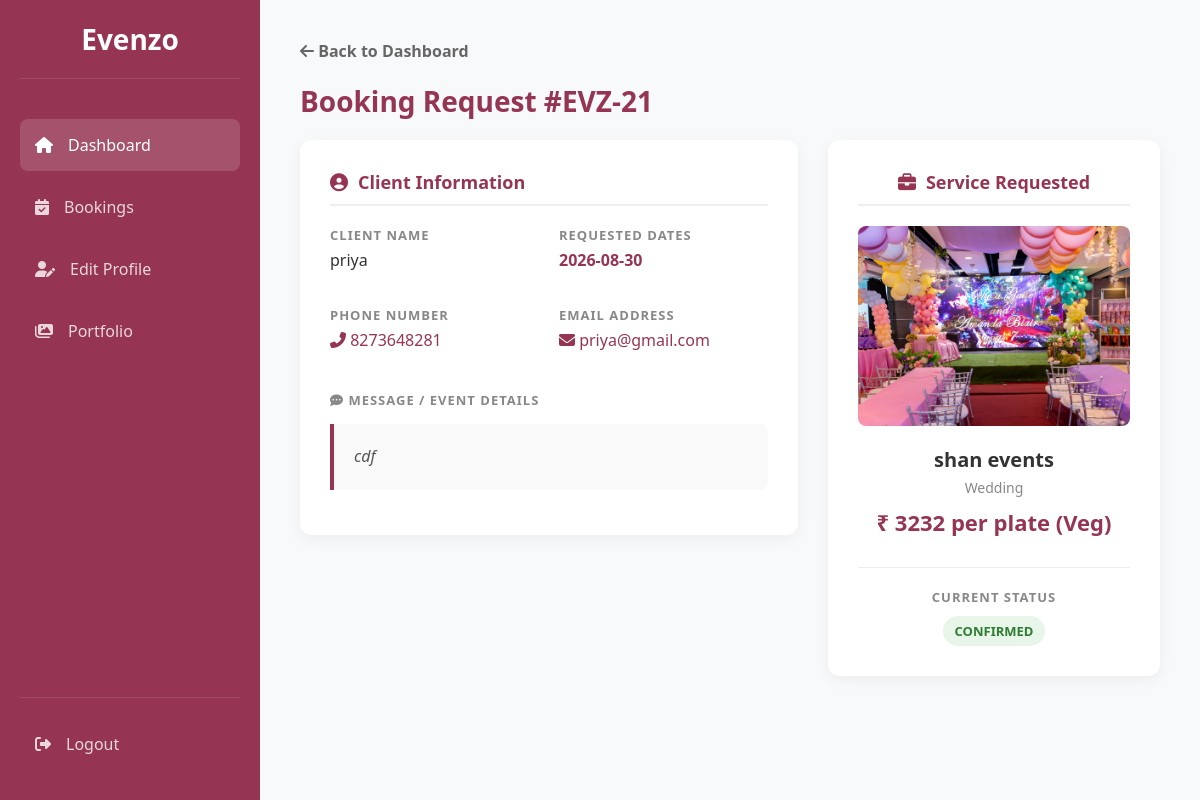
The app's page /view_booking/21 (signed in) with its own data.
### tables this page shows
CREATE TABLE bookings (
            id INTEGER PRIMARY KEY AUTOINCREMENT,
            client_id INTEGER NOT NULL,
            manager_id INTEGER NOT NULL,
            service_id INTEGER,
            event_date DATE NOT NULL,
            status TEXT DEFAULT 'pending', -- pending, confirmed, rejected
            total_amount REAL,
            payment_status TEXT DEFAULT 'unpaid',
            created_at TIMESTAMP DEFAULT CURRENT_TIMESTAMP, client_phone TEXT, client_message TEXT, selected_package TEXT, event_location TEXT, cancelled_by TEXT, cancel_reason TEXT, transaction_id TEXT, receipt_number TEXT,
            FOREIGN KEY (client_id) REFERENCES users (id),
            FOREIGN KEY (manager_id) REFERENCES users (id),
            FOREIGN KEY (service_id) REFERENCES services (id)
        );

CREATE TABLE users (
            id INTEGER PRIMARY KEY AUTOINCREMENT,
            full_name TEXT NOT NULL,
            email TEXT UNIQUE NOT NULL,
            password TEXT NOT NULL,
            role TEXT CHECK(role IN ('user', 'admin', 'eventmanager')) NOT NULL,
            is_approved INTEGER DEFAULT 0, -- 0=Pending, 1=Approved by Admin
            created_at TIMESTAMP DEFAULT CURRENT_TIMESTAMP
        , reset_otp TEXT, is_active INTEGER DEFAULT 1);

CREATE TABLE services (
                id INTEGER PRIMARY KEY AUTOINCREMENT,
                manager_id INTEGER NOT NULL,
                category TEXT,
                service_name TEXT NOT NULL,
                service_location TEXT,       
                services_offered TEXT,       
                experience_years INTEGER,    
                pricing TEXT,                
                images TEXT,                 
                description TEXT, unavailable_dates TEXT, pkg_basic_name TEXT DEFAULT 'Basic (Silver)', pkg_basic_price REAL DEFAULT 0.0, pkg_basic_desc TEXT, pkg_premium_name TEXT DEFAULT 'Premium (Gold)', pkg_premium_price REAL DEFAULT 0.0, pkg_premium_desc TEXT, pkg_luxury_name TEXT DEFAULT 'Luxury (Platinum)', pkg_luxury_price REAL DEFAULT 0.0, pkg_luxury_desc TEXT, package_tier TEXT DEFAULT 'Standard', is_active INTEGER DEFAULT 1,
                FOREIGN KEY (manager_id) REFERENCES users (id) ON DELETE CASCADE
            );

### app.py (the view)
@app.route('/view_booking/<int:booking_id>')
def view_booking(booking_id):
    if 'user_id' not in session or session['role'] != 'eventmanager':
        return redirect(url_for('index'))
    conn = get_db_connection()
    booking = conn.execute('''
        SELECT b.*, u.full_name as client_name, u.email as client_email,
               s.service_name, s.category, s.pricing, s.images, s.package_tier
        FROM bookings b
        JOIN users u ON b.client_id = u.id
        LEFT JOIN services s ON b.service_id = s.id
        WHERE b.id=? AND b.manager_id=?
    ''', (booking_id, session['user_id'])).fetchone()
    conn.close()
    if not booking:
        flash("Booking not found.")
        return redirect(url_for('dashboard'))
    return render_template('view_booking.html', booking=booking)

### app.py (called while the page is built)
def get_db_connection():
    conn = sqlite3.connect('database.db', timeout=10)
    conn.row_factory = sqlite3.Row
    conn.execute("PRAGMA foreign_keys = ON")
    return conn

### frontend/templates/view_booking.html (shortened to what this page needs)
<!DOCTYPE html>
<html lang="en">
<head>
    <link rel="stylesheet" href="https://cdnjs.cloudflare.com/ajax/libs/font-awesome/6.4.0/css/all.min.css">
</head>
<body>
    <div class="sidebar">
        <div class="logo">Evenzo</div>
        <nav class="nav-menu">
            <a href="{{ url_for('dashboard') }}" class="nav-item active"><i class="fas fa-home"></i> Dashboard</a>
            <a href="{{ url_for('dashboard') }}" class="nav-item"><i class="fas fa-calendar-check"></i> Bookings</a>
            <a href="{{ url_for('edit_profile') }}" class="nav-item"><i class="fas fa-user-edit"></i> Edit Profile</a>
            <a href="{{ url_for('portfolio') }}" class="nav-item"><i class="fas fa-images"></i> Portfolio</a>
        </nav>
        <div class="logout-container">
            <a href="{{ url_for('logout') }}" class="nav-item"><i class="fas fa-sign-out-alt"></i> Logout</a>
        </div>
    </div>
    <div class="main-content">
        <a href="{{ url_for('dashboard') }}" class="back-btn"><i class="fas fa-arrow-left"></i> Back to Dashboard</a>
        <h1 class="header-title">Booking Request #EVZ-{{ booking.id }}</h1>
        <div class="details-grid">
            <div class="card">
                <div class="card-header"><i class="fas fa-user-circle"></i> Client Information</div>
                <div style="display: grid; grid-template-columns: 1fr 1fr; gap: 20px; margin-bottom: 25px;">
                    <div class="info-row">
                        <div class="info-label">Client Name</div>
                        <div class="info-value">{{ booking.client_name }}</div>
                    </div>
                    <div class="info-row">
                        <div class="info-label">Requested Dates</div>
                        <div class="info-value" style="color: var(--primary); font-weight: bold;">{{ booking.event_date }}</div>
                    </div>
                    <div class="info-row">
                        <div class="info-label">Phone Number</div>
                        <div class="info-value"><a href="tel:{{ booking.client_phone }}"><i class="fas fa-phone-alt"></i> {{ booking.client_phone }}</a></div>
                    </div>
                    <div class="info-row">
                        <div class="info-label">Email Address</div>
                        <div class="info-value"><a href="mailto:{{ booking.client_email }}"><i class="fas fa-envelope"></i> {{ booking.client_email }}</a></div>
                    </div>
                </div>
                <div class="info-row">
                    <div class="info-label"><i class="fas fa-comment-dots"></i> Message / Event Details</div>
                    <div class="message-box">
                        {{ booking.client_message if booking.client_message else "The client did not provide any additional details." }}
                    </div>
                </div>
            </div>
            <div class="card portfolio-preview">
                <div class="card-header" style="justify-content: center;"><i class="fas fa-briefcase"></i> Service Requested</div>
                {% if booking.service_name %}
                    {% set raw_imgs = booking.images.split(',') if booking.images else [] %}
                    {% set clean_imgs = raw_imgs | reject('equalto', '') | list %}
                    {% if clean_imgs|length > 0 %}
                        <img src="{{ url_for('uploaded_file', filename=clean_imgs[0]) }}" alt="Service Image">
                    {% else %}
                        <div style="width: 100%; height: 200px; background: #eee; border-radius: 8px; display: flex; align-items: center; justify-content: center; color: #aaa; margin-bottom: 15px;">No Image</div>
                    {% endif %}
                    <h3 style="color: #333; font-size: 20px;">{{ booking.service_name }}</h3>
                    <p style="color: #888; font-size: 14px; margin-top: 5px;">{{ booking.category }}</p>
                    <div class="portfolio-price">₹ {{ booking.pricing }}</div>
                {% else %}
                    <h3 style="color: #666; margin: 40px 0;">Custom Package Request</h3>
                    <p style="color: #888;">The client has requested a custom service not tied to a specific portfolio item.</p>
                {% endif %}
                <div style="margin-top: 30px; padding-top: 20px; border-top: 1px solid #eee;">
                    <div class="info-label" style="margin-bottom: 10px;">Current Status</div>
                    <span class="status-badge status-{{ booking.status|lower }}">{{ booking.status }}</span>
                </div>
            </div>
        </div>
    </div>
</body>
</html>

### frontend/templates/view_booking.html (style rules this page uses)
:root { --primary: #953553; --bg-light: #f8f9fa; --sidebar-width: 260px; --text-dark: #333; }
* { margin: 0; padding: 0; box-sizing: border-box; font-family: 'Segoe UI', Tahoma, Geneva, Verdana, sans-serif; }
body { background-color: var(--bg-light); display: flex; min-height: 100vh; }
.sidebar { width: var(--sidebar-width); background-color: var(--primary); height: 100vh; position: fixed; left: 0; top: 0; color: white; padding: 20px; display: flex; flex-direction: column; z-index: 1000; }
.sidebar .logo { font-size: 28px; font-weight: bold; margin-bottom: 40px; text-align: center; border-bottom: 1px solid rgba(255,255,255,0.1); padding-bottom: 20px; }
.nav-menu { list-style: none; flex-grow: 1; }
.nav-item { padding: 15px; margin-bottom: 10px; border-radius: 8px; cursor: pointer; transition: 0.3s; display: flex; align-items: center; gap: 15px; color: rgba(255,255,255,0.8); text-decoration: none; }
.nav-item:hover, .nav-item.active { background-color: rgba(255,255,255,0.15); color: white; }
.logout-container { margin-top: auto; padding-top: 20px; border-top: 1px solid rgba(255,255,255,0.1); }
.main-content { margin-left: var(--sidebar-width); width: calc(100% - var(--sidebar-width)); padding: 40px; }
.back-btn { color: #666; text-decoration: none; font-size: 16px; display: inline-block; margin-bottom: 20px; transition: 0.2s; font-weight: bold; }
.header-title { color: var(--primary); margin-bottom: 20px; font-size: 28px; }
.details-grid { display: grid; grid-template-columns: 1.5fr 1fr; gap: 30px; align-items: start; }
.card { background: white; border-radius: 12px; padding: 30px; box-shadow: 0 4px 15px rgba(0,0,0,0.05); }
.card-header { font-size: 18px; font-weight: bold; color: var(--primary); margin-bottom: 20px; border-bottom: 2px solid #eee; padding-bottom: 10px; display: flex; align-items: center; gap: 10px; }
.info-row { margin-bottom: 15px; display: flex; flex-direction: column; gap: 5px; }
.info-label { font-size: 13px; color: #888; text-transform: uppercase; font-weight: bold; letter-spacing: 1px; }
.info-value { font-size: 16px; color: #333; font-weight: 500; }
.info-value a { color: var(--primary); text-decoration: none; }
.message-box { background: #f9f9f9; border-left: 4px solid var(--primary); padding: 20px; border-radius: 0 8px 8px 0; font-style: italic; color: #555; line-height: 1.6; margin-top: 10px; }
.portfolio-preview { text-align: center; }
.portfolio-preview img { width: 100%; height: 200px; object-fit: cover; border-radius: 8px; margin-bottom: 15px; }
.portfolio-price { font-size: 22px; color: var(--primary); font-weight: bold; margin-top: 10px; }
.status-badge { padding: 6px 12px; border-radius: 20px; font-size: 13px; font-weight: bold; text-transform: uppercase; display: inline-block; }
.status-confirmed { background: #e8f5e9; color: #2e7d32; }

### records on screen
bookings: id "21", event_date "2026-08-30", client_phone "8273648281", client_message "cdf", status "CONFIRMED"
users: client_name "priya", client_email "priya@gmail.com"
services: images (picture), service_name "shan events", category "Wedding", pricing "3232 per plate (Veg)"
